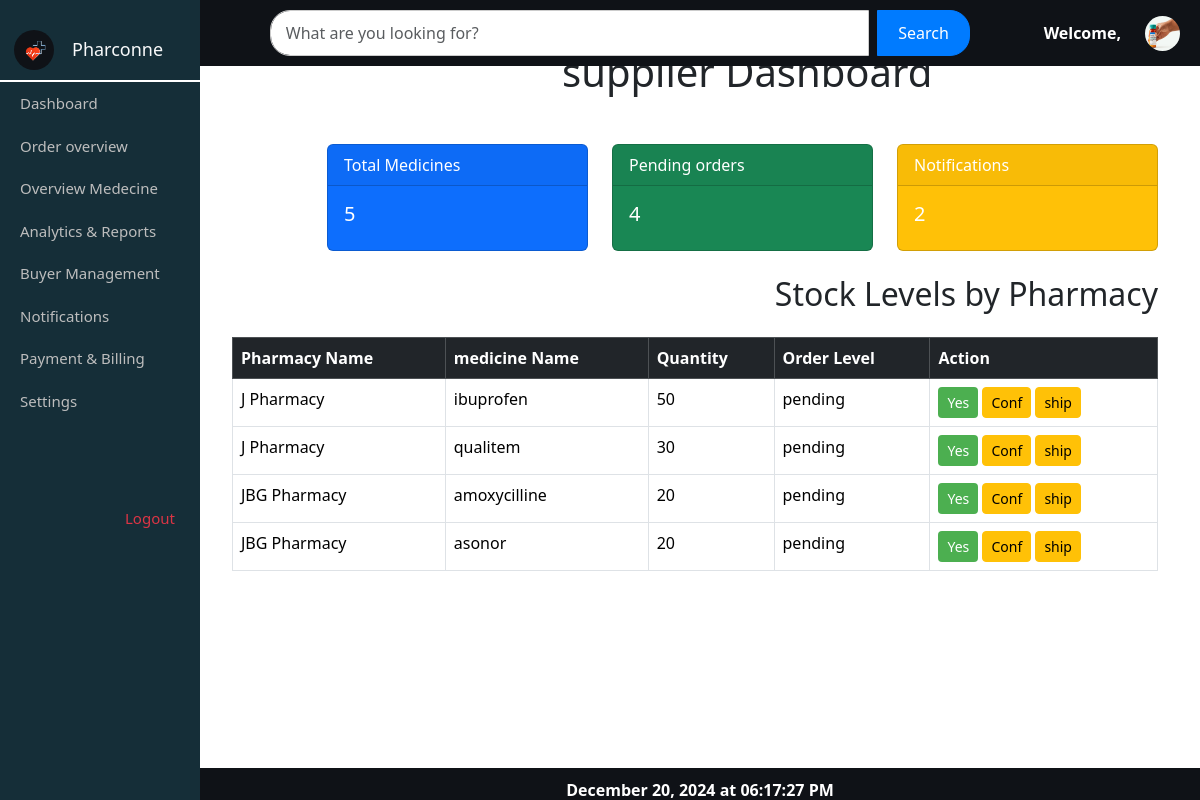
Screenshot of /supplierdashboard/ with the database file from the repository.
### myapp/models.py (models this page shows, shortened)
class Order(models.Model):
    O_id = models.AutoField(primary_key=True)  # Auto-incrementing order ID
    pharmacy = models.ForeignKey(Pharmacy, on_delete=models.CASCADE, related_name='orders')  # The pharmacy placing the order
    supplier = models.ForeignKey(Supplier, on_delete=models.CASCADE, related_name='orders')  # The supplier receiving the order
    medicine = models.ForeignKey(Medicine, on_delete=models.CASCADE, related_name='orders')
    quantity = models.PositiveIntegerField()  # Quantity of medicine being ordered
    total_price = models.DecimalField(max_digits=10, decimal_places=2)  # Total price of the order
    order_status = models.CharField(max_length=20, choices=[
        ('pending', 'Pending'),
        ('approved', 'Approved'),
        ('delivered', 'Delivered'),
        ('cancelled', 'Cancelled'),
    ], default='pending')  # Order status
    order_date = models.DateTimeField(default=timezone.now)  # Date and time of the order
    delivery_date = models.DateTimeField(blank=True, null=True)  # Expected delivery date (optional)

class Pharmacy(models.Model):
    user = models.OneToOneField(User, on_delete=models.CASCADE, null=True, blank=True)
    P_id = models.IntegerField(primary_key=True)
    P_name = models.CharField(max_length=100)
    contact_info = models.CharField(max_length=13)
    location = models.CharField(max_length=100, default='Unknown Location')
    start_time = models.TimeField(default=default_start_time)
    end_time = models.TimeField(default=default_end_time)
    status = models.CharField(max_length=20, default='pending')
    stock_level = models.CharField(max_length=100, default='high')
    password = models.CharField(max_length=100, blank=True, null=True)
    def __str__(self):
        return self.P_name

class Medicine(models.Model):
    M_id = models.AutoField(primary_key=True)
    name = models.CharField(max_length=100)
    serial_number = models.CharField(max_length=100, unique=True, null=False)  # Add serial_number
    exp_date = models.DateField(null=False)  # Add expiration date field
    MFG_date = models.DateField(null=True, blank=True)
    quantity = models.PositiveIntegerField(default=0)
    price = models.DecimalField(max_digits=10, decimal_places=2, null=False, default=0.0)
    def __str__(self):
        return self.name

### myapp/views.py (the view)
# urls.py: path('supplierdashboard/', views.dashsupply, name='supplierdashboard'),
def dashsupply(request):
    total_medicines_count = Medicine.objects.count()
    total_pending_count = Order.objects.filter(order_status='pending').count()
    supplier_names = Supplier.objects.values('name')
    total_notification = Message.objects.filter(
        receiver_pharmacy__in=Subquery(supplier_names),
        is_read=False
    ).count()
    data = Order.objects.all()
    return render(request, 'myapp/supplierdashboard.html', {
        'total_medicines_count': total_medicines_count,
        'total_pending_count': total_pending_count,
        'total_notification': total_notification,
        'data': data,
    })

### myapp/templates/myapp/supplierdashboard.html (shortened to what this page needs)
{% extends 'myapp/supplierdash.html' %}
{% load static %}
{% block content %}
<div class="container" id="main-content" style="max-height: 80vh; overflow-y: auto;">
    <h1 class="my-5" style="margin-left: 13em; margin-top: 4em;">supplier Dashboard</h1>
    <div class="row justify-content-end">
        <div class="col-md-3">
            <div class="card text-white bg-primary">
                <div class="card-header">Total Medicines</div>
                <div class="card-body">
                    <h5 class="card-title">{{ total_medicines_count }}</h5>
                </div>
            </div>
        </div>
        <div class="col-md-3">
            <div class="card text-white bg-success">
                <div class="card-header">Pending orders</div>
                <div class="card-body">
                    <h5 class="card-title">{{ total_pending_count }}</h5>
                </div>
            </div>
        </div>
        <div class="col-md-3">
            <div class="card text-white bg-warning">
                <div class="card-header">Notifications</div>
                <div class="card-body">
                    <h5 class="card-title">{{ total_notification }}</h5>
                </div>
            </div>
        </div>
    </div>
    <h2 class="my-4 text-end">Stock Levels by Pharmacy</h2>
    <div class="row justify-content-end">
        <div class="col-md-10">
            <div class="table-responsive">
                <table class="table table-bordered">
                    <thead class="table-dark">
                        <tr>
                            <th>Pharmacy Name</th>
                            <th>medicine Name</th>
                            <th>Quantity</th>
                            <th>Order Level</th>
                            <th>Action</th>
                        </tr>
                    </thead>
                    <tbody>
                        {% for order in data %}
                        <tr>
                            <td>{{ order.pharmacy }}</td>
                            <td>{{ order.medicine}}</td>
                            <td>{{ order.quantity }}</td>
                            <td>{{ order.order_status }}</td>
                            <td style="margin-left: 2em;">
                                <a href="/update/{{ medicine.id }}/" class="btn btn-sm" style="background-color: #4CAF50; color: white;">Yes</a>
                                <a href="/update/{{ medicine.id }}/" class="btn btn-warning btn-sm">Conf</a>
                                <a href="/update/{{ medicine.id }}/" class="btn btn-warning btn-sm">ship</a>
                            </td>
                        </tr>
                        {% empty %}
                            <tr>
                                <td colspan="3" class="text-center">No pharmacies found.</td>
                            </tr>
                        {% endfor %}
                    </tbody>
                </table>
            </div>
        </div>
    </div>
</div>
{% endblock content %}

### myapp/static/myapp/css/pharmacy_list.css (style rules this page uses)
body { margin: 0; padding: 0; overflow: hidden; }

### rows the page displays
Order: pharmacy "J Pharmacy", medicine "ibuprofen", quantity "50", order_status "pending"
Order: pharmacy "J Pharmacy", medicine "qualitem", quantity "30", order_status "pending"
Order: pharmacy "JBG Pharmacy", medicine "amoxycilline", quantity "20", order_status "pending"
Order: pharmacy "JBG Pharmacy", medicine "asonor", quantity "20", order_status "pending"

### other values shown
{{ total_medicines_count }} "5"
{{ total_pending_count }} "4"
{{ total_notification }} "2"
